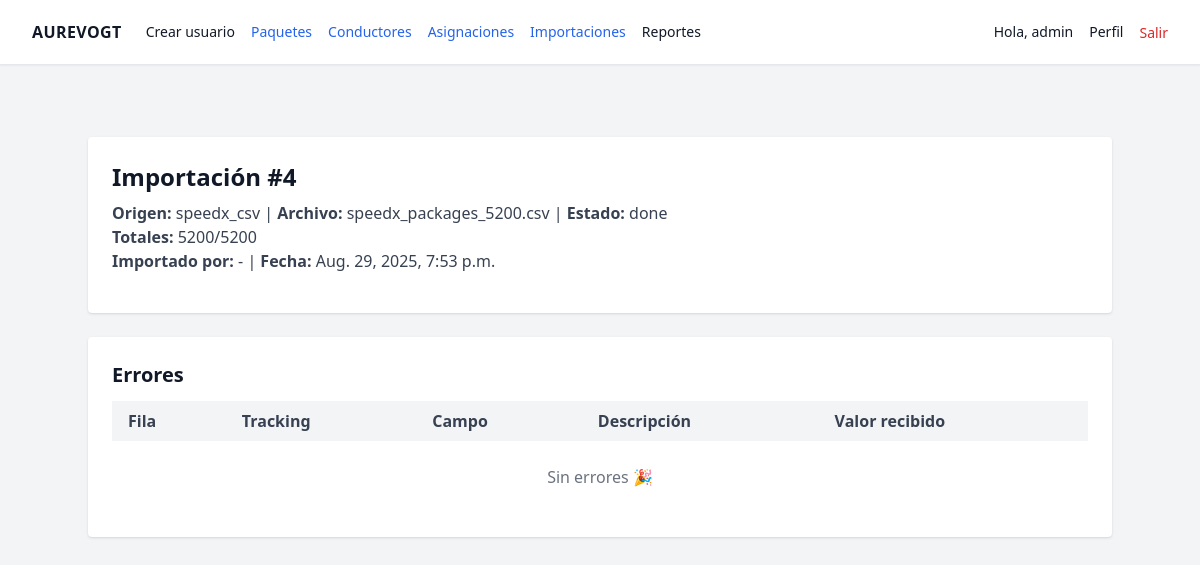
The page /imports/4/ (signed in) on the database its author committed.
### imports/models.py (models this page shows, shortened)
class ImportBatch(models.Model):
    SOURCE_CHOICES = (("speedx_csv","SpeedX CSV"),
                      ("speedx_api","SpeedX API"),
                      ("manual","Manual"))
    source = models.CharField(max_length=20, choices=SOURCE_CHOICES)
    file_name = models.CharField(max_length=200, blank=True)
    created_by = models.ForeignKey(settings.AUTH_USER_MODEL, null=True, blank=True, on_delete=models.SET_NULL)
    imported_at = models.DateTimeField(auto_now_add=True)
    status = models.CharField(max_length=20, default="processing")  # processing|done|failed
    total_records = models.IntegerField(default=0)
    success_count = models.IntegerField(default=0)
    error_count = models.IntegerField(default=0)
    report_path = models.CharField(max_length=255, blank=True)  # CSV con errores
    class Meta:
        ordering = ("-imported_at",)
        indexes = [models.Index(fields=["imported_at"]), models.Index(fields=["status"])]

### imports/views.py (the view)
# urls.py: path('<int:pk>/', views.import_detail, name='detail'),
@login_required
def import_detail(request, pk):
    batch = get_object_or_404(ImportBatch, pk=pk)
    errors_qs = ImportErrorRow.objects.filter(batch=batch).order_by('row_number')
    page_number = request.GET.get('page', 1)
    paginator = Paginator(errors_qs, 50)
    page_obj = paginator.get_page(page_number)
    return render(
        request,
        'imports/import_detail.html',
        {
            'batch': batch,
            'errors': page_obj,  # iteración en template: for e in errors
            'paginator': paginator,
            'page_obj': page_obj,
        },
    )

### imports/templates/imports/import_detail.html (shortened to what this page needs)
{% extends 'base.html' %}
{% block content %}
<div class="max-w-5xl mx-auto mt-8 space-y-6">
  <div class="bg-white shadow rounded p-6">
    <h2 class="text-2xl font-bold mb-2">Importación #{{ batch.id }}</h2>
    <p class="text-gray-700">
      <strong>Origen:</strong> {{ batch.source }} |
      <strong>Archivo:</strong> {{ batch.file_name|default:"-" }} |
      <strong>Estado:</strong> {{ batch.status }}<br>
      <strong>Totales:</strong> {{ batch.success_count }}/{{ batch.total_records }}
      {% if batch.error_count %} — <span class="text-red-600">{{ batch.error_count }} errores</span>{% endif %}<br>
      <strong>Importado por:</strong> {{ batch.imported_by|default:"-" }} |
      <strong>Fecha:</strong> {{ batch.imported_at }}
    </p>
  </div>
  <div class="bg-white shadow rounded p-6">
    <h3 class="text-xl font-semibold mb-3">Errores</h3>
    <div class="overflow-auto">
      <table class="min-w-full">
        <thead class="bg-gray-100 text-gray-700">
          <tr>
            <th class="py-2 px-4 text-left">Fila</th>
            <th class="py-2 px-4 text-left">Tracking</th>
            <th class="py-2 px-4 text-left">Campo</th>
            <th class="py-2 px-4 text-left">Descripción</th>
            <th class="py-2 px-4 text-left">Valor recibido</th>
          </tr>
        </thead>
        <tbody>
          {% for e in errors %}
          <tr class="border-b">
            <td class="py-2 px-4">{{ e.row_number }}</td>
            <td class="py-2 px-4 font-mono">{{ e.tracking_number|default:"-" }}</td>
            <td class="py-2 px-4">{{ e.field_name }}</td>
            <td class="py-2 px-4 text-sm text-red-700">{{ e.message }}</td>
            <td class="py-2 px-4 text-xs text-gray-600 break-all">{{ e.value|default:"" }}</td>
          </tr>
          {% empty %}
          <tr><td colspan="5" class="text-center py-6 text-gray-500">Sin errores 🎉</td></tr>
          {% endfor %}
        </tbody>
      </table>
    </div>
  </div>
</div>
{% endblock %}

### templates/base.html (shortened to what this page needs)
{% load static %}
<!DOCTYPE html>
<html lang="es">
<head>
  <script src="https://cdn.tailwindcss.com"></script>
  <link
    rel="stylesheet"
    href="https://unpkg.com/leaflet@1.9.4/dist/leaflet.css"
  />
</head>
<body class="bg-gray-100 text-gray-900">
  {% if request.user.is_authenticated %}
  <nav class="bg-white border-b shadow-sm">
    <div class="mx-auto max-w-7xl px-4 sm:px-6 lg:px-8">
      <div class="flex h-16 items-center justify-between">
        <div class="flex items-center gap-6">
          <a href="{% url 'dashboard' %}" class="font-bold tracking-wide">AUREVOGT</a>
          <div class="hidden md:flex items-center gap-4 text-sm">
            {% if request.user.is_superuser %}
              <a href="{% url 'users:create' %}" class="text-sm hover:text-gray-700">Crear usuario</a>
            {% endif %}
            <a href="{% url 'packages:list' %}" class="text-blue-600 hover:underline">Paquetes</a>
            <a href="{% url 'drivers:list' %}" class="text-blue-600 hover:underline">Conductores</a>
            <a href="{% url 'assignments:list' %}" class="text-blue-600 hover:underline">Asignaciones</a>
            <a href="{% url 'imports:list' %}" class="text-blue-600 hover:underline">Importaciones</a>
            <div class="relative group">
              <button class="hover:text-gray-700">Reportes</button>
            </div>
          </div>
        </div>
        <div class="flex items-center gap-4">
          <span class="text-sm">Hola, {{ request.user.first_name|default:request.user.username }}</span>
          <a href="{% url 'profile' %}" class="text-sm hover:text-gray-700">Perfil</a>
          <form method="post" action="{% url 'logout' %}">
            <button class="text-sm text-red-600 hover:text-red-700">Salir</button>
          </form>
        </div>
      </div>
    </div>
  </nav>
  {% endif %}
  <main class="mx-auto max-w-7xl px-4 sm:px-6 lg:px-8 py-6">
    {% block content %}{% endblock %}
  </main>
</body>
</html>

### rows shown on the page
ImportBatch: id "4", source "speedx_csv", file_name "speedx_packages_5200.csv", status "done", success_count "5200", total_records "5200", imported_at "Aug. 29, 2025, 7:53 p.m."

### other values the page prints
{{ request.user.first_name|default:request.user.username }} "admin"
{{ batch.imported_by|default:"-" }} "-"
